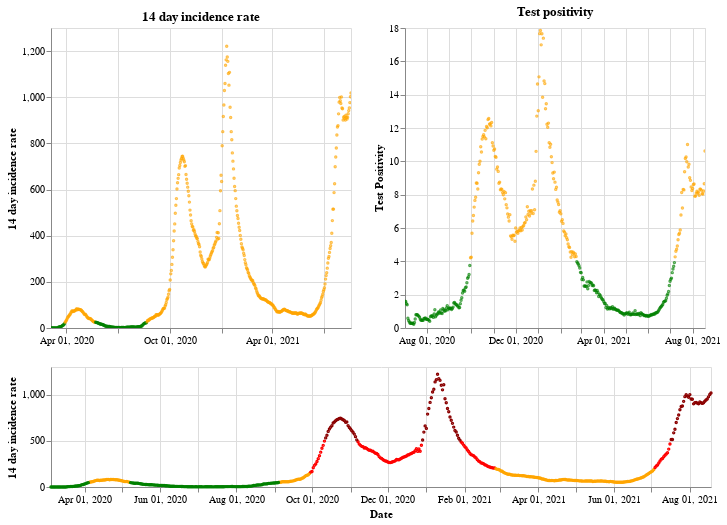

This figure's notebook cell:
### Markdown cell above
## Northern Ireland

### Code cell
plot_traffic_light('Northern Ireland')

### Figure 1 — Vega-Lite specification as saved in the notebook (floating-point values rounded to 4 significant figures; data arrays with more than 128 entries replaced by an {"elided": "..."} marker saying what was removed)
{"config": {"view": {"continuousWidth": 400, "continuousHeight": 300}}, "vconcat": [{"hconcat": [{"mark": {"type": "point", "size": 2}, "encoding": {"color": {"condition": {"value": "green", "test": "(datum.twoWeeklyCasesRate <= 25)"}, "value": "orange"}, "tooltip": [{"type": "nominal", "field": "areaName"}, {"type": "temporal", "field": "date"}, {"type": "quantitative", "field": "twoWeeklyCasesRate"}, {"type": "quantitative", "field": "testPositivity"}], "x": {"type": "temporal", "axis": {"title": ""}, "field": "date", "scale": {"domain": {"selection": "DateBrush"}}, "timeUnit": "yearmonthdate"}, "y": {"type": "quantitative", "axis": {"title": "14 day incidence rate"}, "field": "twoWeeklyCasesRate"}}, "title": "14 day incidence rate", "width": 300}, {"mark": {"type": "point", "size": 2}, "encoding": {"color": {"condition": {"value": "green", "test": "(datum.testPositivity <= 4)"}, "value": "orange"}, "tooltip": [{"type": "nominal", "field": "areaName"}, {"type": "temporal", "field": "date"}, {"type": "quantitative", "field": "twoWeeklyCasesRate"}, {"type": "quantitative", "field": "testPositivity"}], "x": {"type": "temporal", "axis": {"title": ""}, "field": "date", "scale": {"domain": {"selection": "DateBrush"}}, "timeUnit": "yearmonthdate"}, "y": {"type": "quantitative", "axis": {"title": "Test Positivity"}, "field": "testPositivity"}}, "title": "Test positivity", "width": 300}]}, {"layer": [{"mark": {"type": "point", "size": 2}, "encoding": {"color": {"condition": {"value": "orange", "test": "(((datum.testPositivity < 4) && (datum.twoWeeklyCasesRate >= 50)) && (datum.twoWeeklyCasesRate < 200))"}, "value": "red"}, "opacity": {"condition": {"value": 1, "test": "((datum.twoWeeklyCasesRate >= 50) && (datum.twoWeeklyCasesRate < 500))"}, "value": 0}, "tooltip": [{"type": "nominal", "field": "areaName"}, {"type": "temporal", "field": "date"}, {"type": "quantitative", "field": "twoWeeklyCasesRate"}, {"type": "quantitative", "field": "testPositivity"}], "x": {"type": "temporal", "axis": {"title": "Date"}, "field": "date", "timeUnit": "yearmonthdate"}, "y": {"type": "quantitative", "axis": {"title": "14 day incidence rate"}, "field": "twoWeeklyCasesRate"}}, "selection": {"DateBrush": {"type": "interval", "encodings": ["x"], "fields": ["Time"]}}}, {"mark": {"type": "point", "size": 2}, "encoding": {"color": {"value": "darkred"}, "opacity": {"condition": {"value": 1, "test": "(datum.twoWeeklyCasesRate >= 500)"}, "value": 0}, "tooltip": [{"type": "nominal", "field": "areaName"}, {"type": "temporal", "field": "date"}, {"type": "quantitative", "field": "twoWeeklyCasesRate"}, {"type": "quantitative", "field": "testPositivity"}], "x": {"type": "temporal", "axis": {"title": "Date"}, "field": "date", "timeUnit": "yearmonthdate"}, "y": {"type": "quantitative", "axis": {"title": "14 day incidence rate"}, "field": "twoWeeklyCasesRate"}}}, {"mark": {"type": "point", "size": 2}, "encoding": {"color": {"condition": {"value": "green", "test": "((datum.testPositivity < 4) && (datum.twoWeeklyCasesRate < 50))"}, "value": "orange"}, "opacity": {"condition": {"value": 1, "test": "(datum.twoWeeklyCasesRate < 50)"}, "value": 0}, "tooltip": [{"type": "nominal", "field": "areaName"}, {"type": "temporal", "field": "date"}, {"type": "quantitative", "field": "twoWeeklyCasesRate"}, {"type": "quantitative", "field": "testPositivity"}], "x": {"type": "temporal", "axis": {"title": "Date"}, "field": "date", "timeUnit": "yearmonthdate"}, "y": {"type": "quantitative", "axis": {"title": "14 day incidence rate"}, "field": "twoWeeklyCasesRate"}}}], "height": 120, "width": 660}], "data": {"name": "data-daa1b72fd5a37ecb5ae3febb4c45e886"}, "$schema": "https://vega.github.io/schema/vega-lite/v4.8.1.json", "datasets": {"data-daa1b72fd5a37ecb5ae3febb4c45e886": {"elided": "532 records"}}}
